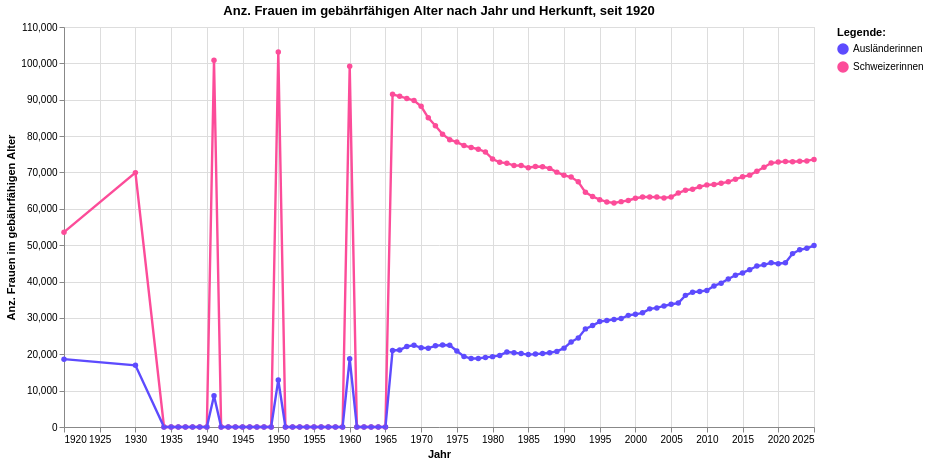

Notebook cell for this chart:
### Code cell
grafik6 = mypy_dv.plot_altair_multiline_highlight(
    data = myAgg2.reset_index().sort_values('HerkunftMutterCd', ascending=True)
    ,x = 'StichtagDatJahr'
    ,y = 'sum_Frauen15bis49_noDM'
    ,x_beschriftung = 'Jahr'
    , y_beschriftung = 'Anz. Frauen im gebährfähigen Alter'
    ,category = "HerkunftMutterLang"
    ,category_beschriftung= 'Legende:'
    ,warning_status = "ignore" #always or ignore
    ,custom_palette=[zuericolors_qual12br[0], zuericolors_qual12br[4]]
    ,myTitle="Anz. Frauen im gebährfähigen Alter nach Jahr und Herkunft, seit "+data_min_date
)
grafik6

### Figure 1 — Vega-Lite specification as saved in the notebook (floating-point values rounded to 4 significant figures; data arrays with more than 128 entries replaced by an {"elided": "..."} marker saying what was removed)
{"config": {"view": {"continuousWidth": 300, "continuousHeight": 300}}, "layer": [{"mark": {"type": "circle"}, "encoding": {"color": {"field": "HerkunftMutterLang", "legend": {"orient": "right", "title": "Legende:"}, "scale": {"range": ["#5D4BFE", "#FC4C99"]}, "type": "nominal"}, "opacity": {"value": 1.3}, "tooltip": [{"field": "StichtagDatJahr", "type": "temporal"}, {"field": "HerkunftMutterLang", "type": "nominal"}, {"field": "sum_Frauen15bis49_noDM", "type": "quantitative"}], "x": {"axis": {"title": "Jahr"}, "field": "StichtagDatJahr", "type": "temporal"}, "y": {"axis": {"title": "Anz. Frauen im gebährfähigen Alter"}, "field": "sum_Frauen15bis49_noDM", "type": "quantitative"}}, "name": "view_29", "title": "Anz. Frauen im gebährfähigen Alter nach Jahr und Herkunft, seit 1920"}, {"mark": {"type": "line"}, "encoding": {"color": {"field": "HerkunftMutterLang", "legend": {"orient": "right", "title": "Legende:"}, "scale": {"range": ["#5D4BFE", "#FC4C99"]}, "type": "nominal"}, "strokeWidth": {"condition": {"test": {"not": {"param": "param_29"}}, "value": 1.2}, "value": 2.4}, "tooltip": [{"field": "StichtagDatJahr", "type": "temporal"}, {"field": "HerkunftMutterLang", "type": "nominal"}, {"field": "sum_Frauen15bis49_noDM", "type": "quantitative"}], "x": {"axis": {"title": "Jahr"}, "field": "StichtagDatJahr", "type": "temporal"}, "y": {"axis": {"title": "Anz. Frauen im gebährfähigen Alter"}, "field": "sum_Frauen15bis49_noDM", "type": "quantitative"}}, "title": "Anz. Frauen im gebährfähigen Alter nach Jahr und Herkunft, seit 1920"}], "data": {"name": "data-08dc26363df7fb1e832d8604606d2ef5"}, "height": 400, "params": [{"name": "param_29", "select": {"type": "point", "fields": ["HerkunftMutterLang"], "nearest": true, "on": "pointerover"}, "views": ["view_29"]}], "width": 750, "$schema": "https://vega.github.io/schema/vega-lite/v5.8.0.json", "datasets": {"data-08dc26363df7fb1e832d8604606d2ef5": {"elided": "188 records"}}}
